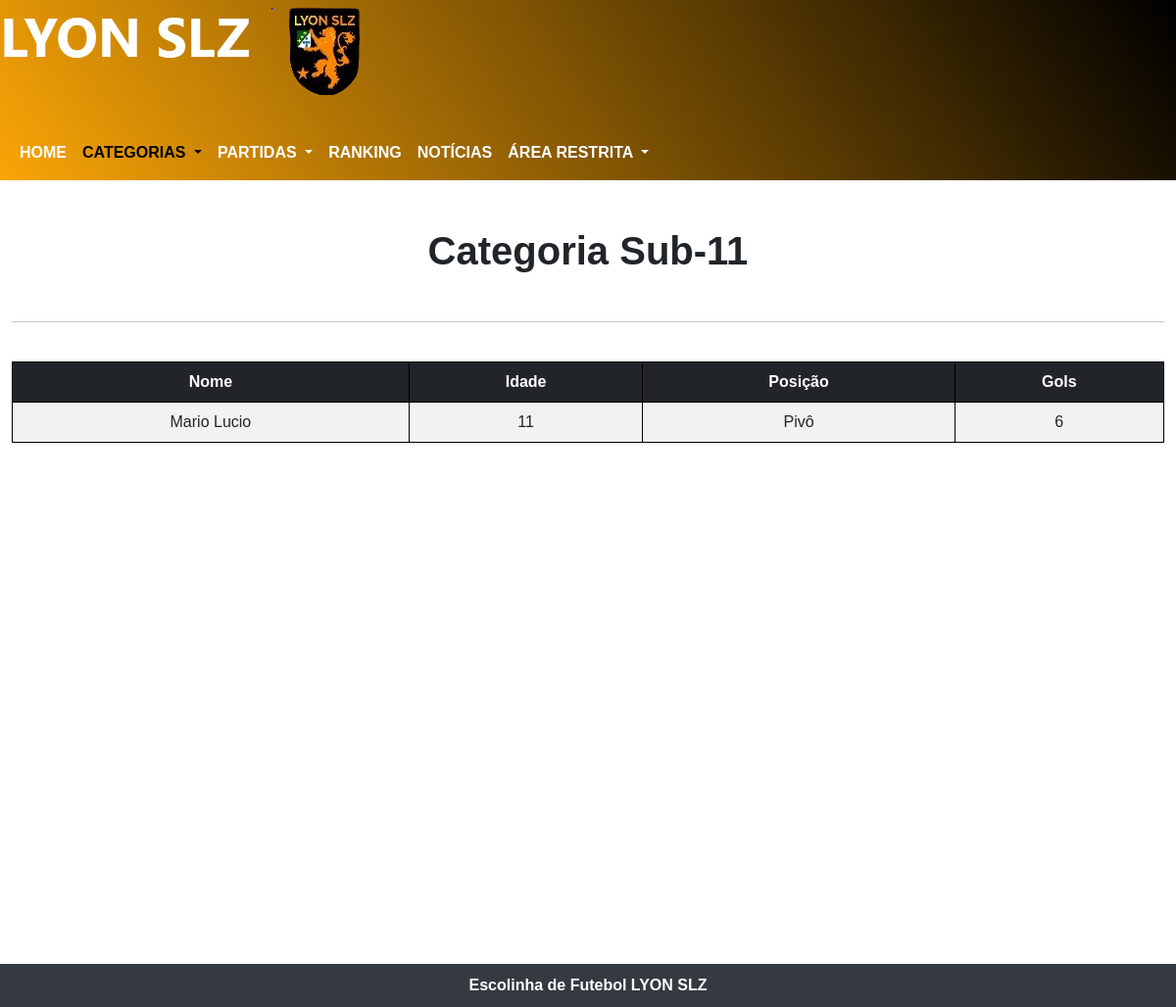
Before: /subs/sub11.php with the older database file.
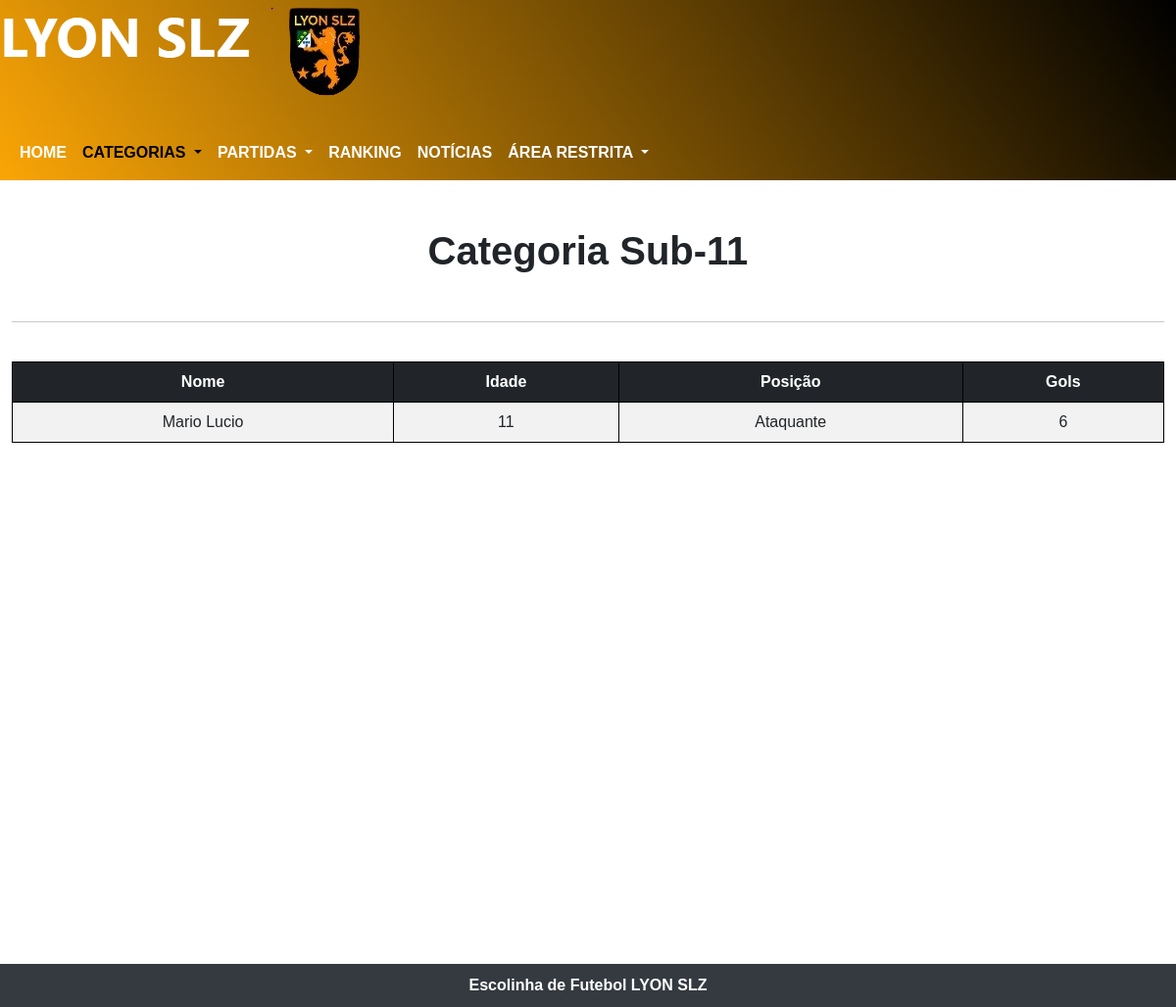
After: the same page with the newer database file.
### tables this page shows
CREATE TABLE `tbljogadoress` (
  `id` int(11) UNSIGNED NOT NULL,
  `nome` varchar(45) NOT NULL,
  `sobrenome` varchar(45) NOT NULL,
  `idade` int(11) NOT NULL,
  `id_posicao` int(11) UNSIGNED NOT NULL,
  `gols` int(11) NOT NULL
);

CREATE TABLE `tblposicao` (
  `id_posicao` int(11) UNSIGNED NOT NULL,
  `nome_posicao` varchar(255) NOT NULL
);

### subs/sub11.php (the view, shortened to what this page needs)
<?php
require('../db/conexao.php');
$sql = $pdo->prepare("SELECT tbljogadoress.*, tblposicao.nome_posicao
FROM tbljogadoress
JOIN tblposicao
ON tbljogadoress.id_posicao = tblposicao.id_posicao
WHERE idade > 9 AND idade <= 11");
$sql->execute();
$dados = $sql->fetchAll();
?>
<!DOCTYPE html>
<html lang="pt-br">
<head>
  <link href="https://cdn.jsdelivr.net/npm/bootstrap@5.3.0/dist/css/bootstrap.min.css" rel="stylesheet">
  <link rel="stylesheet" href="../css/layout.css">
  <link rel="stylesheet" href="../css/timeANDescudo.css">
  <link rel="stylesheet" href="../css/navHamburguer.css">
</head>
<body>
  <div class="cabecalho">
    <picture>
      <source media="(max-width: 261px)" srcset='../img/imgLogo/lyonSlzEscudo5.png' loading="lazy">
      <source media="(max-width: 269px)" srcset='../img/imgLogo/lyonSlzEscudo4.png' loading="lazy">
      <source media="(max-width: 311px)" srcset='../img/imgLogo/lyonSlzEscudo3.png' loading="lazy">
      <source media="(max-width: 375px)" srcset='../img/imgLogo/lyonSlzEscudo2.png' loading="lazy">
      <img src="../img/imgLogo/lyonSlzEscudo.png" alt="Escudo do time LYYON SLZ">
    </picture>
    <nav class="navbar navbar-expand-lg mt-4">
      <div class="container-fluid">
        <div class="collapse navbar-collapse" id="navbarNavDropdown">
          <ul class="navbar-nav">
            <li class="nav-item">
              <a class="nav-link" aria-current="page" href="../home.php">HOME</a>
            </li>
            <li class="nav-item dropdown">
              <a class="nav-link dropdown-toggle active" href="#" role="button" data-bs-toggle="dropdown" aria-expanded="false">
                CATEGORIAS
              </a>
            </li>
            <li class="nav-item dropdown">
              <a class="nav-link dropdown-toggle" href="#" role="button" data-bs-toggle="dropdown" aria-expanded="false">
                PARTIDAS
              </a>
            </li>
            <li class="nav-item">
              <a class="nav-link" aria-current="page" href="../ranking.php">RANKING</a>
            </li>
            <li class="nav-item">
              <a class="nav-link" href="../noticiais.php">NOTÍCIAS</a>
            </li>
            <li class="nav-item dropdown">
              <a class="nav-link dropdown-toggle" href="#" role="button" data-bs-toggle="dropdown" aria-expanded="false">
                ÁREA RESTRITA
              </a>
            </li>
          </ul>
        </div>
      </div>
    </nav>
  </div>
  <main>
    <div class="container-fluid">
      <h1 class="categoria">Categoria Sub-11</h1>
      <hr>
      <br>
      <?php
      $sub11 = 0;
      if (count($dados) > 0) {
        foreach ($dados as $chaves => $valor) {
          if ($valor['idade'] > 9 && $valor['idade'] <= 11) {
            $sub11++;
          }
        }
        if ($sub11 == 0) {
          echo "<br><p class='mt-4' style='text-align:center'>Nenhuma jogador desta foi cadastrado</p>";
        } else {
          echo "<table class='table table-striped'>
          <thead class=table-dark>
          <tr>
              <th>Nome</th>
              <th>Idade</th>
              <th>Posição</th>
              <th>Gols</th>
          </tr>
          </thead>";
          foreach ($dados as $chaves => $valor) {
            echo "<tr>
                          <td>" . $valor['nome'] . " " . $valor['sobrenome'] . "</td>
                          <td>" . $valor['idade'] . "</td>
                          <td>" . $valor['nome_posicao'] . "</td>
                          <td>" . $valor['gols'] . "</td>
                      </tr>";
          }
        }
        echo "</table>";
      } else {
        echo "<br><p class='mt-4' style='text-align:center'>Nenhuma jogador desta foi cadastrado</p>";
      }
      ?>
    </div>
  </main>
  <footer>
    <p class="mb-0">Escolinha de Futebol LYON SLZ</p>
  </footer>
</body>
</html>

Changed rows visible on the page:
changed tbljogadoress "Mario": id_posicao.nome_posicao "Pivô" → "Ataquante"
